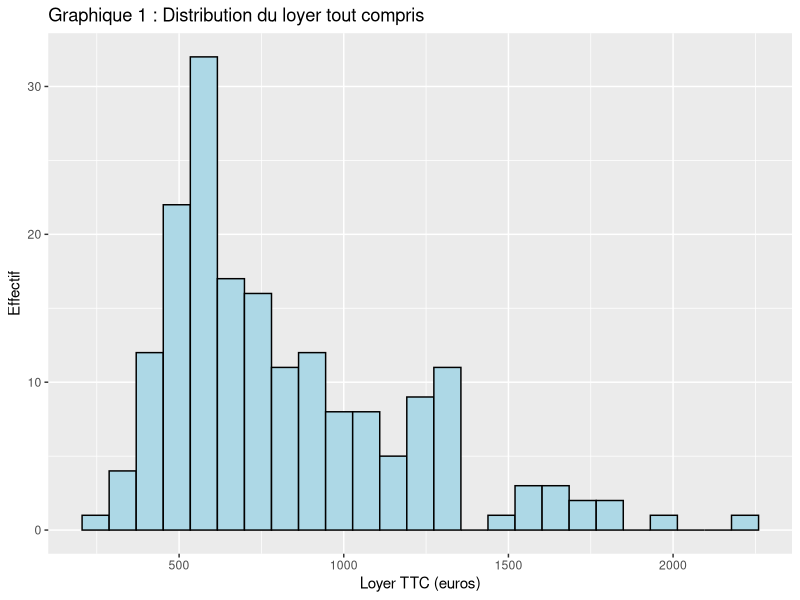
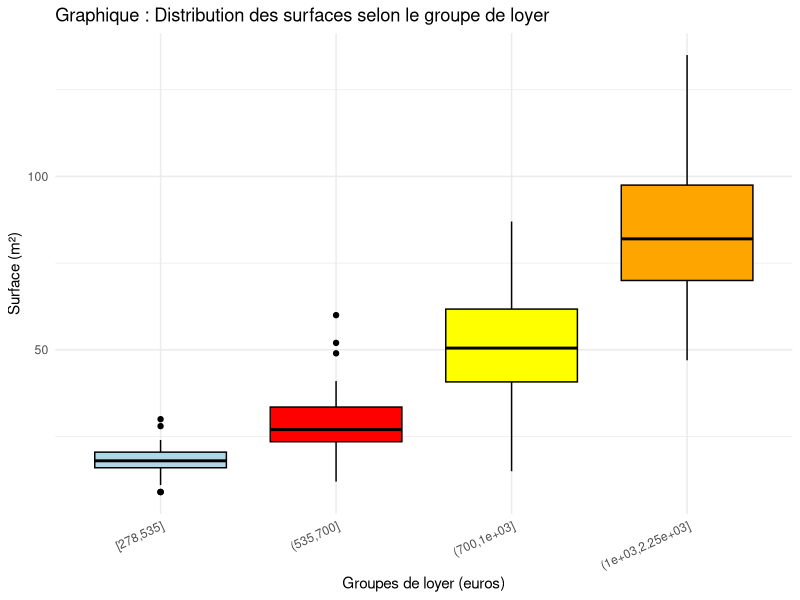
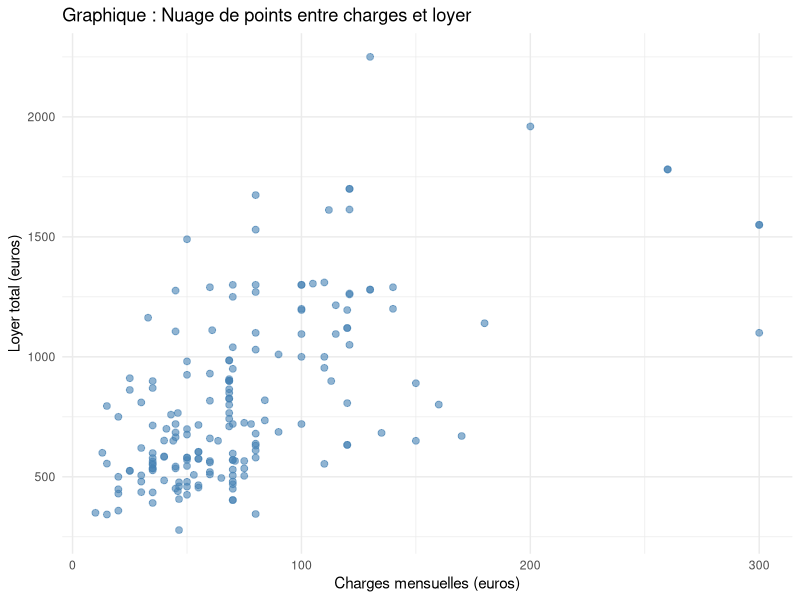
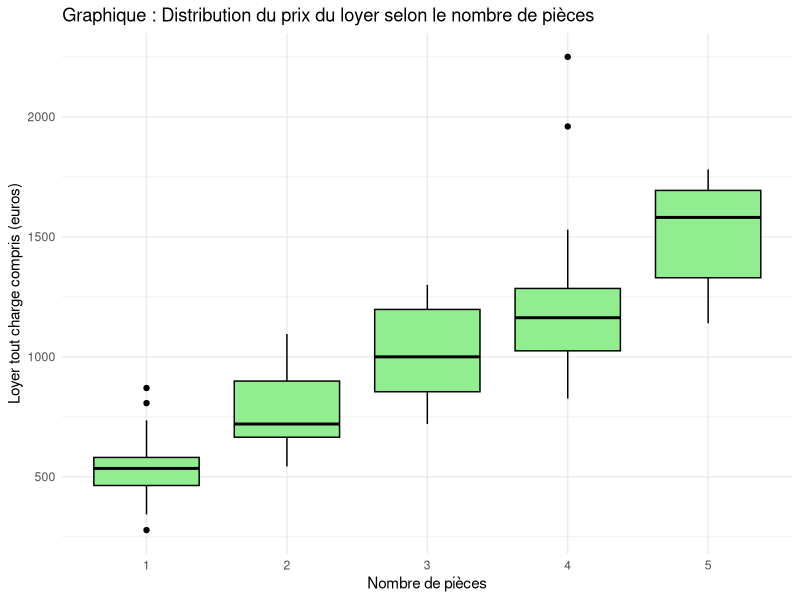
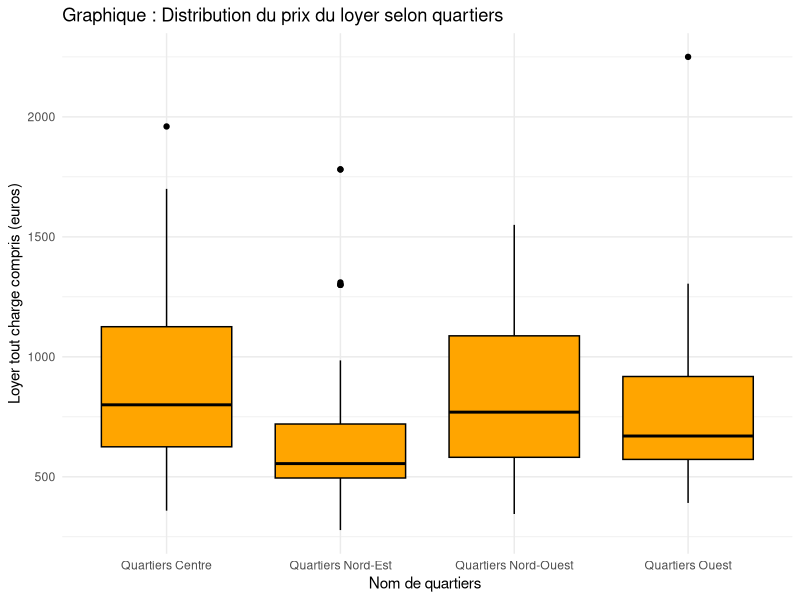

R code for these plots, in order:
## ---- chunk 1
knitr::opts_chunk$set(cache = F,
                        message = FALSE,   # ↩ cache les messages (library, etc.)
                         warning = FALSE) 
options("install.lock"=FALSE) #Désactiver le verrouillage d’installation des packages
setwd(dirname(rstudioapi::getActiveDocumentContext()$path)) ## configure le chemin du dossier automatiquement
## ---- chunk 2
library("tidyverse")
annonces <- read.csv("annonces.csv" , sep=",")
annonces <- annonces[, c("Loyer", "Surface.habitable", "Dont.charges",
                         "Pièces" , "Pièce", "label_eco", "kWh.m...an",
                         "kgCO2.m...an", "Quartiers")]

annonces <- annonces %>%
  rename(
    Loyer_TTC = Loyer,
    Surface   = `Surface.habitable`,
    Charges   = `Dont.charges`,
    kWh       =  kWh.m...an,
    kgCO2     = `kgCO2.m...an`
  )
annonces$Quartiers <- factor(annonces$Quartiers)
annonces$label_eco <- factor(annonces$label_eco)
head(annonces,5)
## ---- chunk 3
knitr::kable(
  data.frame(
    `Code de la série` = c("prix_TCC", "Surface", "Charges", "Pieces", 
                           "label_eco", "kWh", "kgCO2", "Quartiers"),
    `Définition` = c("Loyer mensuel tout compris",
                     "Surface habitable du logement",
                     "Montant des charges mensuelles",
                     "Nombre de pièces du logement",
                     "Classe énergétique du logement",
                     "Consommation énergétique annuelle",
                     "Émissions annuelles de CO2",
                     "Secteur géographique du logement"),
    `Unité` = c("Euros", "m²", "Euros", "Nombre", 
                "Catégorie (A–G)", "kWh/an", "kg/an", "Nom du quartier"),
    `Source` = rep("Ouest-France Immo (web scraping)", 8)
  ),
  caption = "Tableau 1 : Description des variables"
)


## ---- chunk 4
seuil <-  quantile(annonces$Loyer_TTC ,probs = seq(0, 1, 0.25))
annonces$Loyer_Groupe <- cut(annonces$Loyer_TTC , breaks = seuil , include.lowest = TRUE)

## ---- chunk 5
table(annonces$label_eco)
## ---- chunk 6
annonces <-annonces %>%filter(label_eco !="NC") # levels il reste toujours meme si le nombre d'effective =0
annonces$label_eco <- droplevels(annonces$label_eco)
## ---- chunk 7
levels(annonces$label_eco)[levels(annonces$label_eco) %in% c("G","A","B" ,"C")] <-"C+"
levels(annonces$label_eco)[levels(annonces$label_eco) %in% c("E","F")] <-"E-"
levels(annonces$label_eco)[] <-levels(annonces$label_eco)[1:3]


## ---- chunk 8
table(annonces$label_eco)
## ---- chunk 9
annonces <- annonces %>% mutate(Pièces = ifelse(is.na(Pièces) , 1 ,Pièces))
annonces<- annonces%>%select(-Pièce)
## ---- chunk 10
annonces <- annonces %>%
  group_by(label_eco) %>%
  mutate(
    kWh   = ifelse(is.na(kWh),   mean(kWh,   na.rm = TRUE), kWh),
    kgCO2 = ifelse(is.na(kgCO2), mean(kgCO2, na.rm = TRUE), kgCO2)
  ) %>%
  ungroup()

## ---- chunk 11
# Remplacer les charges manquantes par la moyenne du groupe de loyer (arrondi à 2 décimales)
annonces <- annonces %>%
  group_by(Loyer_Groupe) %>%
  mutate(
    Charges = ifelse(
      is.na(Charges),
      round(mean(Charges, na.rm = TRUE), 2),
      Charges
    )
  ) %>%
  ungroup()

## ---- chunk 12
anyNA(annonces)
## ---- chunk 13
summary_stats <- annonces %>%
  select(Loyer_TTC, Surface, Charges, Pièces, kWh, kgCO2)

result <- data.frame(
  Var    = colnames(summary_stats),
  Min    = sapply(summary_stats, min, na.rm = TRUE),
  Q1     = sapply(summary_stats, quantile, 0.25, na.rm = TRUE),
  Median = sapply(summary_stats, median, na.rm = TRUE),
  Mean   = sapply(summary_stats, mean, na.rm = TRUE),
  Q3     = sapply(summary_stats, quantile, 0.75, na.rm = TRUE),
  Max    = sapply(summary_stats, max, na.rm = TRUE),
  SD     = sapply(summary_stats, sd, na.rm = TRUE)
)

knitr::kable(result, caption = "Tableau 2 : Statistiques descriptives des variables quantitatives")
## ---- chunk 14
library(knitr)
library(htmltools)
library(kableExtra)

# ------------------------------------------
# 0. STYLE CSS POUR BORDURE DE CHAQUE CELLULE
# ------------------------------------------
style_freqtab <- htmltools::tags$style(HTML("
table.freqtab {
  border-collapse: collapse;
  width: 100%;
}
table.freqtab th, table.freqtab td {
  border: 1px solid #bfbfbf;
  padding: 4px 6px;
}
"))

# ------------------------------------------------
# 1. TABLES DE FRÉQUENCE EN DATA.FRAME
# ------------------------------------------------
freq_quartiers <- table(annonces$Quartiers)
freq_energie   <- table(annonces$label_eco)
freq_pieces    <- table(annonces$Pièces)
freq_loyer_grp <- table(annonces$Loyer_Groupe)

# ------------------------------------------------
# 2. FONCTION : CRÉER UNE TABLE COLORÉE & BORDÉE
# ------------------------------------------------
make_table <- function(tab, title, colname){
  
  df <- as.data.frame(tab)
  names(df) <- c(colname, "Freq")  # renomme Var1
  
  kable(
    df,
    format      = "html",
    caption     = paste0("<b>", title, "</b>"),
    align       = "c",
    escape      = FALSE,
    table.attr  = 'class="freqtab"'
  ) %>%
    kable_styling(
      bootstrap_options = c("striped", "hover", "condensed"),
      full_width        = FALSE,
      font_size         = 12
    ) %>%
    as.character()
}

# ------------------------------------------------
# 3. TABLES INDIVIDUELLES AVEC NOM DE COLONNE
# ------------------------------------------------
t1 <- make_table(freq_quartiers, "Quartiers",          "Quartier")
t2 <- make_table(freq_energie,   "Classe énergétique", "Classe")
t3 <- make_table(freq_pieces,    "Nombre de pièces",   "Pièces")
t4 <- make_table(freq_loyer_grp, "Groupes de loyers",  "Groupe")

# ------------------------------------------------
# 4. AFFICHAGE HORIZONTAL AVEC CADRES COLORÉS
# ------------------------------------------------
htmltools::tagList(
  style_freqtab,   # Injection du style CSS

  htmltools::div(
    style = "display:flex; gap:20px; justify-content:space-between;",

    # --- Tableau 1 : Bleu ---
    htmltools::div(
      style="flex:1; border:3px solid #1f77b4; border-radius:8px; padding:10px; background-color:#e8f1fb;",
      HTML(t1)
    ),

    # --- Tableau 2 : Vert ---
    htmltools::div(
      style="flex:1; border:3px solid #2ca02c; border-radius:8px; padding:10px; background-color:#e8f9ec;",
      HTML(t2)
    ),

    # --- Tableau 3 : Orange ---
    htmltools::div(
      style="flex:1; border:3px solid #ff7f0e; border-radius:8px; padding:10px; background-color:#fff3e6;",
      HTML(t3)
    ),

    # --- Tableau 4 : Rouge ---
    htmltools::div(
      style="flex:1; border:3px solid #d62728; border-radius:8px; padding:10px; background-color:#fde8ea;",
      HTML(t4)
    )
  )
)


## ---- chunk 15
ggplot(annonces, aes(x = Loyer_TTC)) +
geom_histogram(bins = 25, fill = "lightblue", color = "black") +
labs(title = "Graphique 1 : Distribution du loyer tout compris",
x = "Loyer TTC (euros)", y = "Effectif")
## ---- chunk 16
vars_quanti <- annonces %>%
select(Loyer_TTC, Surface, Charges, Pièces, kWh, kgCO2)
cor_y <- cor(vars_quanti, use = "complete.obs")
knitr::kable(cor_y,
digits = 2,
caption = "Tableau : Corrélations entre le loyer et les variables explicatives quantitatives")
## ---- chunk 17

ggplot(annonces, aes(x = Loyer_Groupe, y = Surface)) +
  geom_boxplot(fill = c("lightblue","red" , "yellow" , "orange"), color = "black") +
  labs(
    title = "Graphique : Distribution des surfaces selon le groupe de loyer",
    x = "Groupes de loyer (euros)",
    y = "Surface (m²)"
  ) +
  theme_minimal() +
  theme(axis.text.x = element_text(angle = 25, hjust = 1))
## ---- chunk 18
ggplot(annonces, aes(x = Charges, y = Loyer_TTC)) +
  geom_point(color = "steelblue", alpha = 0.6, size = 2) +
  labs(
    title = "Graphique : Nuage de points entre charges et loyer",
    x = "Charges mensuelles (euros)",
    y = "Loyer total (euros)"
  ) +
  theme_minimal()
## ---- chunk 19


ggplot(annonces, aes(x = factor(Pièces), y = Loyer_TTC)) +
  geom_boxplot(fill = "lightgreen", color = "black") +
  labs(
    title = "Graphique : Distribution du prix du loyer selon le nombre de pièces",
    x = "Nombre de pièces",
    y = "Loyer tout charge compris (euros)"
  ) +
  theme_minimal()
## ---- chunk 20
ggplot(annonces, aes(x = Quartiers, y = Loyer_TTC)) +
  geom_boxplot(fill = "orange", color = "black") +
  labs(
    title = "Graphique : Distribution du prix du loyer selon quartiers",
    x = "Nom de quartiers ",
    y = "Loyer tout charge compris (euros)"
  ) +
  theme_minimal()
